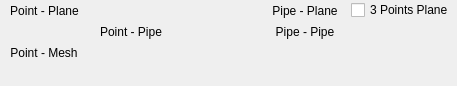
<?xml version="1.0" encoding="UTF-8"?>
<ui version="4.0">
 <class>toolbar_measuregroup</class>
 <widget class="QWidget" name="toolbar_measuregroup">
  <property name="geometry">
   <rect>
    <x>0</x>
    <y>0</y>
    <width>457</width>
    <height>86</height>
   </rect>
  </property>
  <property name="windowTitle">
   <string>Form</string>
  </property>
  <layout class="QGridLayout" name="gridLayout">
   <property name="leftMargin">
    <number>3</number>
   </property>
   <property name="topMargin">
    <number>0</number>
   </property>
   <property name="rightMargin">
    <number>3</number>
   </property>
   <property name="bottomMargin">
    <number>0</number>
   </property>
   <property name="horizontalSpacing">
    <number>6</number>
   </property>
   <property name="verticalSpacing">
    <number>0</number>
   </property>
   <item row="1" column="0">
    <widget class="QToolButton" name="pointPipeButton">
     <property name="sizePolicy">
      <sizepolicy hsizetype="Minimum" vsizetype="Fixed">
       <horstretch>0</horstretch>
       <verstretch>0</verstretch>
      </sizepolicy>
     </property>
     <property name="toolTip">
      <string>Click on a point then on a pipe.</string>
     </property>
     <property name="text">
      <string>Point - Pipe</string>
     </property>
     <property name="icon">
      <iconset resource="../../../openscantools.qrc">
       <normaloff>:/icons/100x100/cylinder_point_measurement.png</normaloff>:/icons/100x100/cylinder_point_measurement.png</iconset>
     </property>
     <property name="iconSize">
      <size>
       <width>20</width>
       <height>20</height>
      </size>
     </property>
     <property name="checkable">
      <bool>true</bool>
     </property>
     <property name="autoExclusive">
      <bool>false</bool>
     </property>
     <property name="toolButtonStyle">
      <enum>Qt::ToolButtonTextBesideIcon</enum>
     </property>
     <property name="autoRaise">
      <bool>true</bool>
     </property>
    </widget>
   </item>
   <item row="0" column="2">
    <widget class="QCheckBox" name="threePointsPlaneCheckBox">
     <property name="toolTip">
      <string>Use if the surface is uneven.</string>
     </property>
     <property name="text">
      <string>3 Points Plane</string>
     </property>
    </widget>
   </item>
   <item row="5" column="0" colspan="3">
    <spacer name="verticalSpacer">
     <property name="orientation">
      <enum>Qt::Vertical</enum>
     </property>
     <property name="sizeHint" stdset="0">
      <size>
       <width>0</width>
       <height>0</height>
      </size>
     </property>
    </spacer>
   </item>
   <item row="0" column="1">
    <widget class="QToolButton" name="pipePlaneButton">
     <property name="sizePolicy">
      <sizepolicy hsizetype="Minimum" vsizetype="Fixed">
       <horstretch>0</horstretch>
       <verstretch>0</verstretch>
      </sizepolicy>
     </property>
     <property name="toolTip">
      <string>Click on a pipe then a plane</string>
     </property>
     <property name="text">
      <string>Pipe - Plane</string>
     </property>
     <property name="icon">
      <iconset resource="../../../openscantools.qrc">
       <normaloff>:/icons/100x100/cylinder_plane_measurement.png</normaloff>:/icons/100x100/cylinder_plane_measurement.png</iconset>
     </property>
     <property name="iconSize">
      <size>
       <width>20</width>
       <height>20</height>
      </size>
     </property>
     <property name="checkable">
      <bool>true</bool>
     </property>
     <property name="autoExclusive">
      <bool>false</bool>
     </property>
     <property name="toolButtonStyle">
      <enum>Qt::ToolButtonTextBesideIcon</enum>
     </property>
     <property name="autoRaise">
      <bool>true</bool>
     </property>
    </widget>
   </item>
   <item row="0" column="0">
    <widget class="QToolButton" name="pointPlaneButton">
     <property name="toolTip">
      <string>Click on a point and then on a plane.</string>
     </property>
     <property name="text">
      <string>Point - Plane</string>
     </property>
     <property name="icon">
      <iconset resource="../../../openscantools.qrc">
       <normaloff>:/icons/100x100/point_plane_measurement.png</normaloff>:/icons/100x100/point_plane_measurement.png</iconset>
     </property>
     <property name="iconSize">
      <size>
       <width>20</width>
       <height>20</height>
      </size>
     </property>
     <property name="checkable">
      <bool>true</bool>
     </property>
     <property name="autoExclusive">
      <bool>false</bool>
     </property>
     <property name="toolButtonStyle">
      <enum>Qt::ToolButtonTextBesideIcon</enum>
     </property>
     <property name="autoRaise">
      <bool>true</bool>
     </property>
    </widget>
   </item>
   <item row="2" column="0">
    <widget class="QToolButton" name="pointMeshButton">
     <property name="toolTip">
      <string>Shortest distance between a mesh and a point</string>
     </property>
     <property name="text">
      <string>Point - Mesh</string>
     </property>
     <property name="icon">
      <iconset resource="../../../openscantools.qrc">
       <normaloff>:/icons/100x100/measure_points.png</normaloff>:/icons/100x100/measure_points.png</iconset>
     </property>
     <property name="checkable">
      <bool>true</bool>
     </property>
     <property name="toolButtonStyle">
      <enum>Qt::ToolButtonTextBesideIcon</enum>
     </property>
     <property name="autoRaise">
      <bool>true</bool>
     </property>
    </widget>
   </item>
   <item row="1" column="1">
    <widget class="QToolButton" name="pipePipeButton">
     <property name="sizePolicy">
      <sizepolicy hsizetype="Minimum" vsizetype="Fixed">
       <horstretch>0</horstretch>
       <verstretch>0</verstretch>
      </sizepolicy>
     </property>
     <property name="toolTip">
      <string>Click on 2 pipes</string>
     </property>
     <property name="text">
      <string>Pipe - Pipe</string>
     </property>
     <property name="icon">
      <iconset resource="../../../openscantools.qrc">
       <normaloff>:/icons/100x100/cylinder_cylinder_measurement.png</normaloff>:/icons/100x100/cylinder_cylinder_measurement.png</iconset>
     </property>
     <property name="iconSize">
      <size>
       <width>20</width>
       <height>20</height>
      </size>
     </property>
     <property name="checkable">
      <bool>true</bool>
     </property>
     <property name="autoExclusive">
      <bool>false</bool>
     </property>
     <property name="toolButtonStyle">
      <enum>Qt::ToolButtonTextBesideIcon</enum>
     </property>
     <property name="autoRaise">
      <bool>true</bool>
     </property>
    </widget>
   </item>
   <item row="3" column="0">
    <spacer name="verticalSpacer_2">
     <property name="orientation">
      <enum>Qt::Horizontal</enum>
     </property>
     <property name="sizeHint" stdset="0">
      <size>
       <width>0</width>
       <height>0</height>
      </size>
     </property>
    </spacer>
   </item>
  </layout>
 </widget>
 <tabstops>
  <tabstop>pointPlaneButton</tabstop>
  <tabstop>threePointsPlaneCheckBox</tabstop>
 </tabstops>
 <resources>
  <include location="../../../openscantools.qrc"/>
 </resources>
 <connections/>
</ui>
